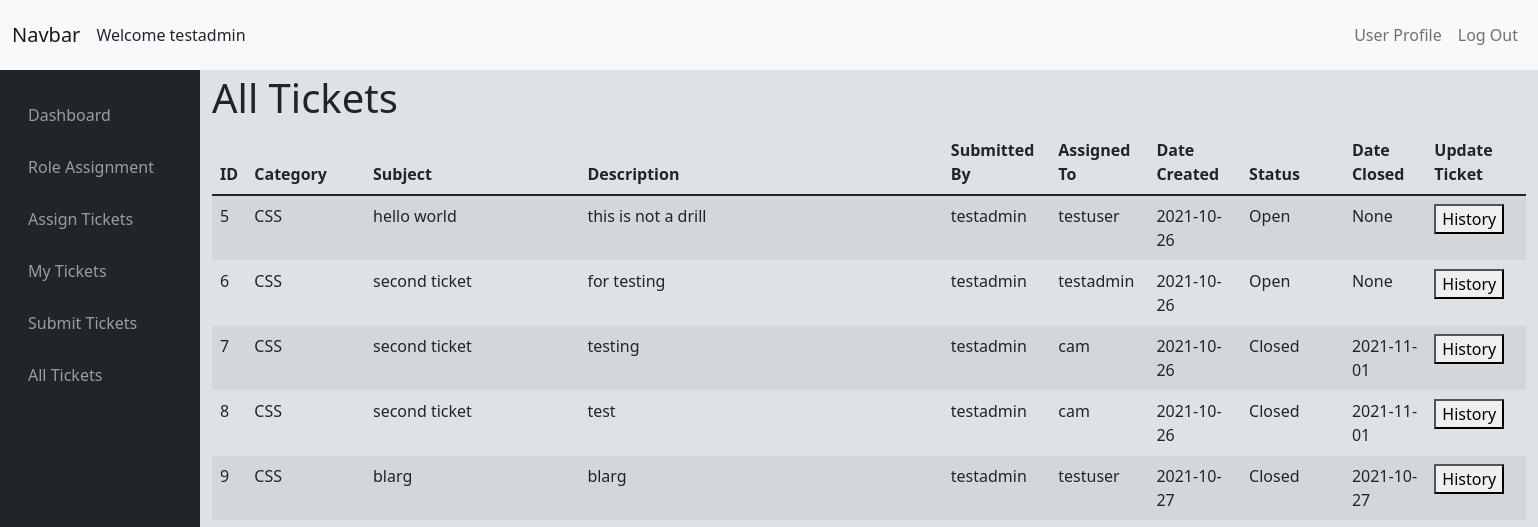
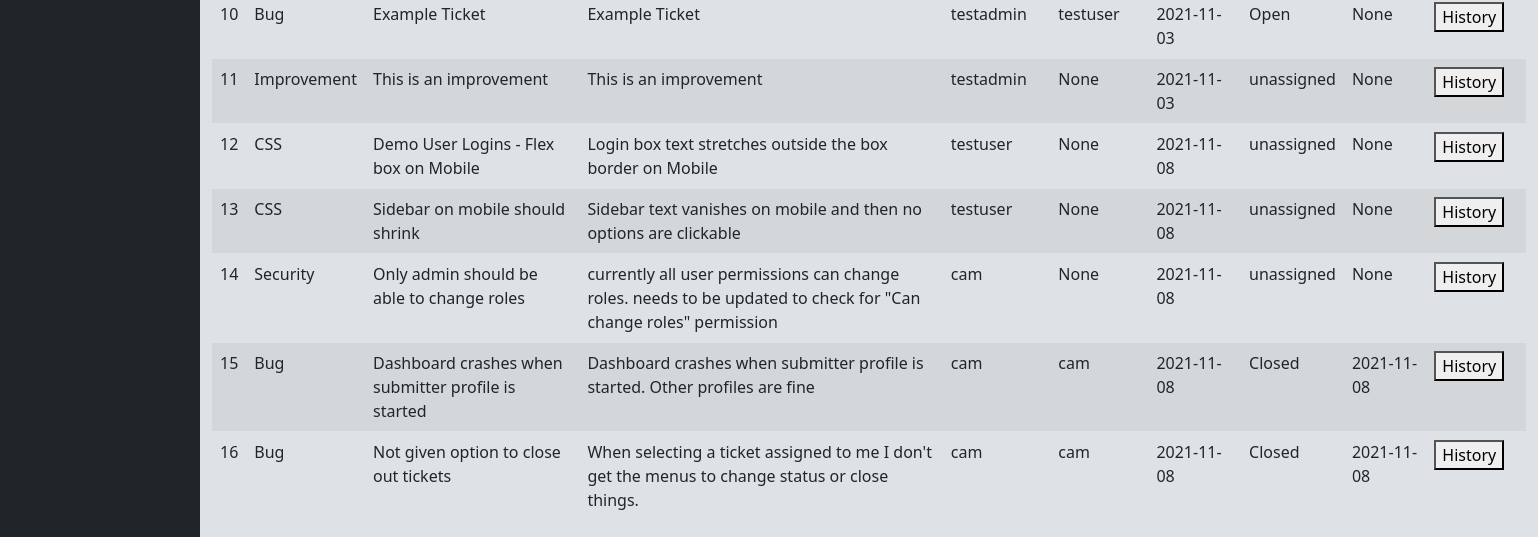
The page /issue/alltickets (signed in) on the database as committed earlier (2 pictures, top to bottom).
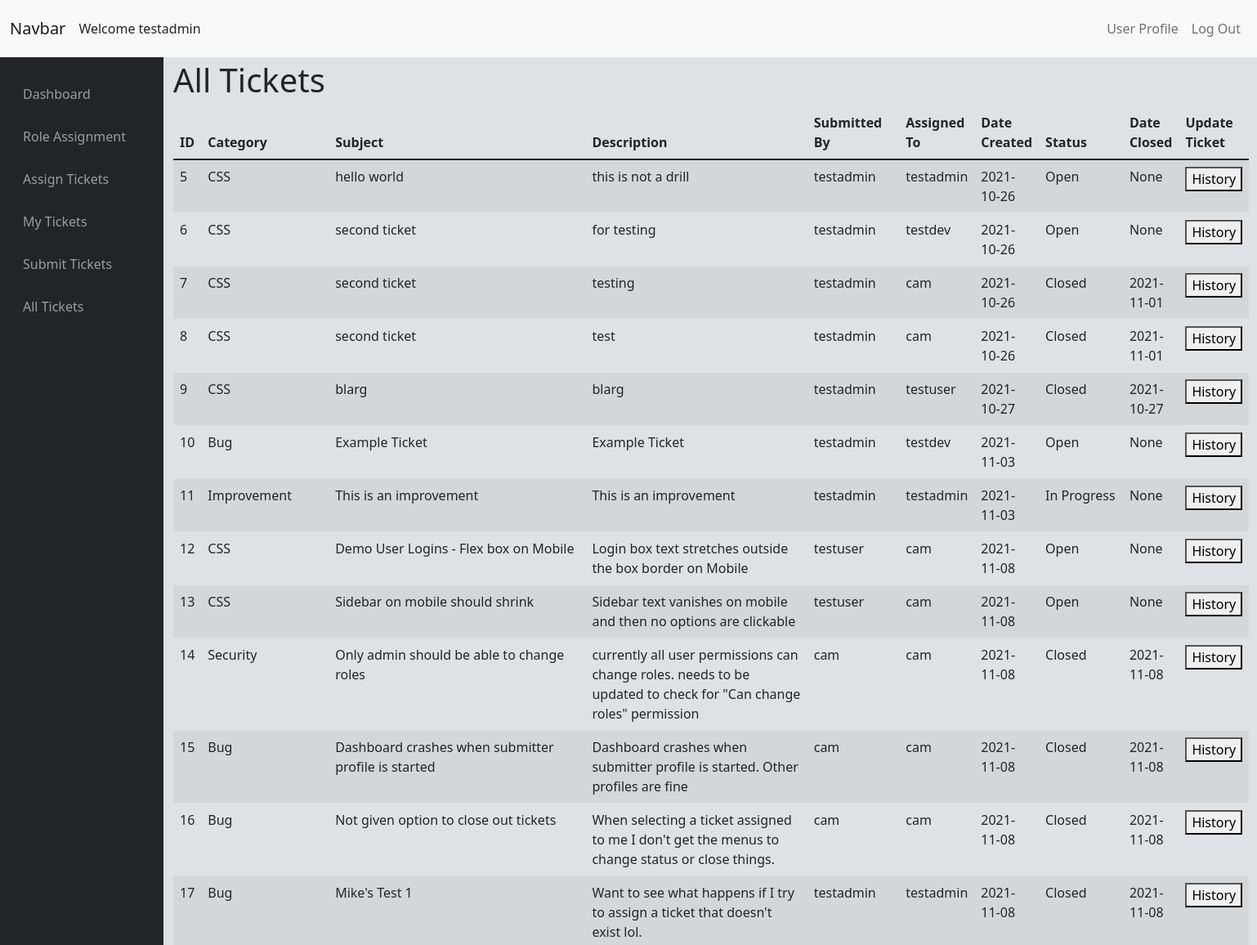
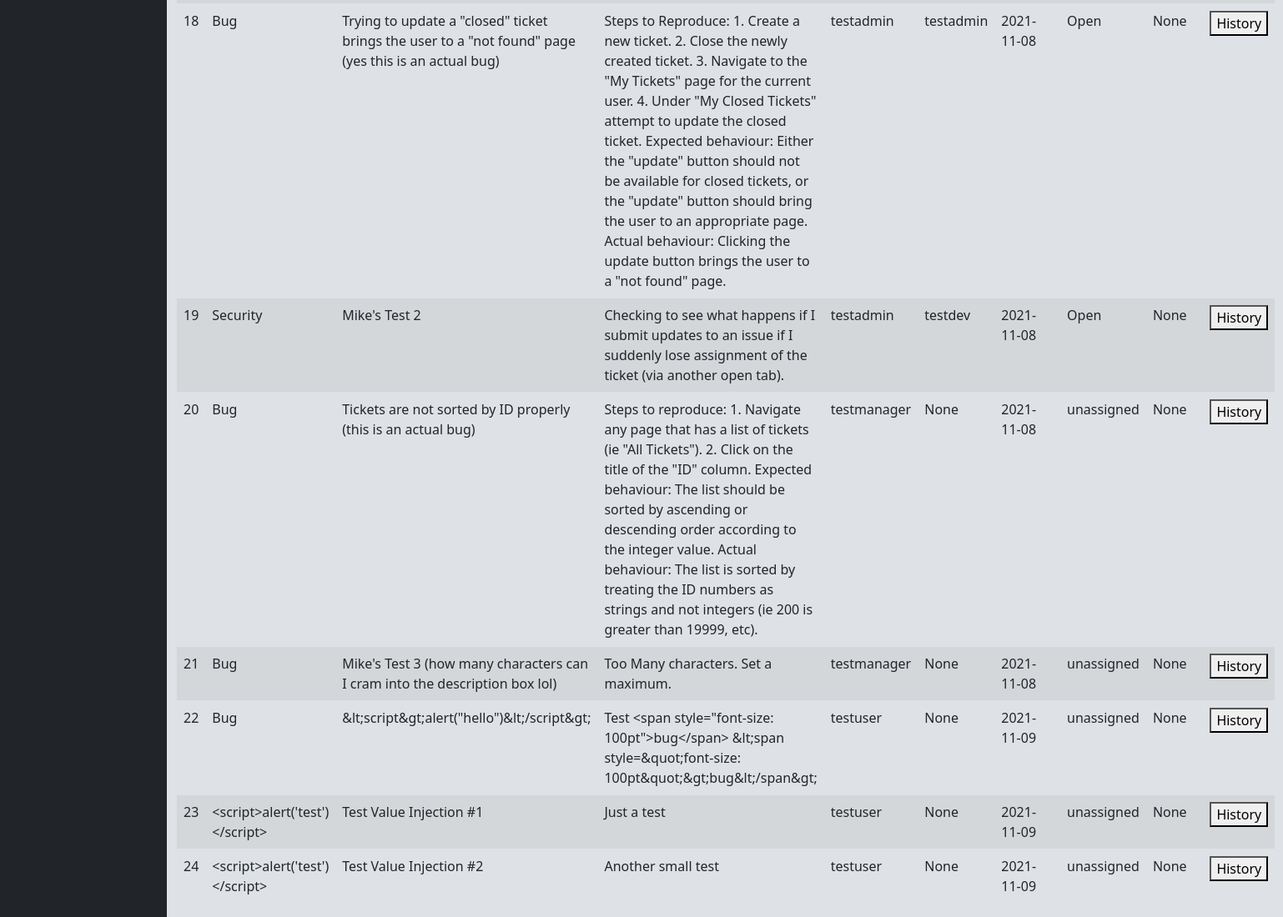
The same page on the database as committed later (2 pictures, top to bottom).
### tables this page shows
CREATE TABLE "Issues" (
	"issue_id"	INTEGER UNIQUE,
	"issue_category"	TEXT,
	"issue_subject"	TEXT,
	"issue_description"	BLOB,
	"submitter_id"	TEXT,
	"user_assigned_to"	TEXT,
	"date_created"	DATE,
	"issue_status"	TEXT,
	"date_closed"	DATE,
	PRIMARY KEY("issue_id" AUTOINCREMENT)
);

### issueTrackerViews.py (the view, shortened to what this page needs)
@issueTrack.route('/alltickets')
@login_required
def alltickets():
    if not request.args.get('id'):
        tickets = return_query("SELECT * FROM Issues")
        return render_template('alltickets.html', tickets=tickets)

### SQLhelpers.py (called while the page is built)
def SQL_connect():
    connection = sqlite3.connect(db)
    connection.row_factory = dict_factory
    return connection

def dict_factory(cursor, row):
    d = {}
    for idx, col in enumerate(cursor.description):
        d[col[0]] = row[idx]
    return d

def return_query(query, options=[]):
    connection = SQL_connect()
    cursor = connection.cursor()
    try:
        if len(options) == 0:
            result = cursor.execute(query)
        else:
            result = cursor.execute(query, options)
        result = result.fetchall()
        return result
    except Exception as err:
        print(f"Error: '{err}'")
    cursor.close()
    connection.close()

### app.py (called while the page is built)
@app.after_request
def after_request(response):
    response.headers["Cache-Control"] = "no-cache, no-store, must-revalidate"
    response.headers["Expires"] = 0
    response.headers["Pragma"] = "no-cache"
    return response

### helpers.py (called while the page is built)
def login_required(f):
    @wraps(f)
    def decorated_function(*args, **kwargs):
        if session.get("user_id") is None:
            return redirect(url_for(".login"))
        return f(*args, **kwargs)
    return decorated_function

### templates/alltickets.html (shortened to what this page needs)
{% extends "layout.html" %}
{% block main %}
<div class="mt-sm-1">
    <div class='justify-content-center align-items-center'>
        <p class='h1'>All Tickets</p>
    </div>
        <table class="table table-striped table-hover" id='table1'>
        <thead>
            <tr>
                <th onclick="sortTable(0)">ID</th>
                <th onclick='sortTable(1)'>Category</th>
                <th onclick='sortTable(2)'>Subject</th>
                <th onclick='sortTable(3)'>Description</th>
                <th onclick='sortTable(4)'>Submitted By</th>
                <th onclick='sortTable(5)'>Assigned To</th>
                <th onclick='sortTable(6)'>Date Created</th>
                <th onclick='sortTable(7)'>Status</th>
                <th onclick='sortTable(8)'>Date Closed</th>
                <th>Update Ticket</th>
            </tr>
        </thead>
        <tbody>
            {% for i in tickets %}
            <tr id="open_ticket_{{i.id}}">
                <td>{{ i.issue_id }}</td>
                <td>{{ i.issue_category }}</td>
                <td>{{ i.issue_subject }}</td>
                <td>{{ i.issue_description }}</td>
                <td>{{ i.submitter_id }}</td>
                <td>{{ i.user_assigned_to }}</td>
                <td>{{ i.date_created }}</td>
                <td>{{ i.issue_status }}</td>
                <td>{{ i.date_closed }}</td>
                <td><button onclick="window.location.href='./alltickets?id={{i.issue_id}}'">History</button></td>
            </tr>
            {% endfor %}
        </tbody>
    </table>
</div>
{% endblock %}

### templates/layout.html (shortened to what this page needs)
<!DOCTYPE html>
<html lang="en">
<head>
  <link href="https://cdn.jsdelivr.net/npm/bootstrap@5.1.3/dist/css/bootstrap.min.css" rel="stylesheet"
>
  <link rel="stylesheet" href="{{ url_for('.static', filename='styles.css') }}">
</head>
<body>
  <nav class="navbar navbar-expand-lg navbar-light bg-light" id="navbar-header">
    <div class="container-fluid">
      <a class="navbar-brand" href="#">Navbar</a>
      {% if session.user_id %}
      <div>
        Welcome {{ session.user_id }}
      </div>
      {% endif %}
      <div class="collapse navbar-collapse justify-content-end" id="navbarSupportedContent">
        {% if session.user_id %}
        <ul class="navbar-nav mb-2 mb-lg-0">
          <li class="nav-item"><a class="nav-link" href="./profile">User Profile</a></li>
          <li class="nav-item"><a class="nav-link" href="./logout">Log Out</a></li>
        </ul>
        {% else %}
        <ul class="navbar-nav mb-2 mb-lg-0">
          <li class="nav-item"><a class="nav-link" href="./">Login</a></li>
          <li class="nav-item"><a class="nav-link" href="./register">Register</a></li>
        </ul>
        {% endif %}
      </div>
    </div>
  </nav>
  <div class="container-fluid">
    <div class="row" id="main-and-sidenav-container">
      {% if session.user_id %}
      <nav class="navbar col-2 navbar-dark bg-dark align-items-start justify-content-start" id="navbar-side">
        <div class="navbar-nav d-flex flex-column align-items-top align-items-sm-start px-3 pt-2">
          <ul class="nav flex-column mb-sm-auto mb-0 align-items-center align-items-sm-start" id="menu">
            <li class="nav-item">
              <a href="./dashboard" class="nav-link">
                 <span>Dashboard</span>
              </a>
            </li>
            <li class="nav-item">
              <a href="./roles" class="nav-link">
                 <span>Role Assignment</span>
              </a>
            </li>
            <li class="nav-item">
              <a href="./assigntickets" class="nav-link">
                 <span>Assign Tickets</span>
              </a>
            </li>
            <li class="nav-item">
              <a href="./mytickets" class="nav-link">
                 <span>My Tickets</span>
              </a>
            </li>
            <li class="nav-item">
              <a href="./submitticket" class="nav-link">
                 <span>Submit Tickets</span>
              </a>
            </li>
            <li class="nav-item">
              <a href="./alltickets" class="nav-link">
                 <span>All Tickets</span>
              </a>
            </li>
          </ul>
        </div>
      </nav>
      {% endif %}
      <div class="col-10 justify-center" id="main-content-box">
        {% block main %}{% endblock %}
      </div>
    </div>
  </div>
</body>
</html>

### static/styles.css (style rules this page uses)
:root { --topNavHeight: 70px }
#main-and-sidenav-container { min-height:calc(100vh - var(--topNavHeight)); justify-content:center; background-color: #dee2e6; flex-grow: 1; height: }
#navbar-header { height:10vh; max-height:var(--topNavHeight); }
#navbar-side { max-width:200px; align-left; }
#main-content-box { flex-grow: 1; }

Rows that differ between the two databases and show on the page:
changed Issues "hello world": user_assigned_to "testuser" → "testadmin"
changed Issues "for testing": user_assigned_to "testadmin" → "testdev"
changed Issues "Example Ticket": user_assigned_to "testuser" → "testdev"
changed Issues "Improvement": user_assigned_to "None" → "testadmin"; issue_status "unassigned" → "In Progress"
changed Issues "Demo User Logins - Flex box on Mobile": user_assigned_to "None" → "cam"; issue_status "unassigned" → "Open"
changed Issues "Sidebar on mobile should shrink": user_assigned_to "None" → "cam"; issue_status "unassigned" → "Open"
changed Issues "Only admin should be able to change roles": user_assigned_to "None" → "cam"; issue_status "unassigned" → "Closed"; date_closed "None" → "2021-11-08"
added Issues: issue_id "17", issue_category "Bug", issue_subject "Mike's Test 1", issue_description "Want to see what happens if I try to assign a ticket that doesn't exist lol.", submitter_id "testadmin", user_assigned_to "testadmin", date_created "2021-11-08", issue_status "Closed", date_closed "2021-11-08"
added Issues: issue_id "18", issue_category "Bug", issue_subject "Trying to update a \"closed\" ticket brings the user to a \"not found\" page (yes this is an actual bug)", issue_description "Steps to Reproduce: 1. Create a new ticket. 2. Close the newly created ticket. 3. Navigate to the \"My Tickets\" page for the current user. 4. Under \"My Closed Tickets\" attempt to update the closed ticket. Expected behaviour: Either the \"update\" button should not be available for closed tickets, or the \"update\" button should bring the user to an appropriate page. Actual behaviour: Clicking the update button brings the user to a \"not found\" page.", submitter_id "testadmin", user_assigned_to "testadmin", date_created "2021-11-08", issue_status "Open", date_closed "None"
added Issues: issue_id "19", issue_category "Security", issue_subject "Mike's Test 2", issue_description "Checking to see what happens if I submit updates to an issue if I suddenly lose assignment of the ticket (via another open tab).", submitter_id "testadmin", user_assigned_to "testdev", date_created "2021-11-08", issue_status "Open", date_closed "None"
added Issues: issue_id "20", issue_category "Bug", issue_subject "Tickets are not sorted by ID properly (this is an actual bug)", issue_description "Steps to reproduce: 1. Navigate any page that has a list of tickets (ie \"All Tickets\"). 2. Click on the title of the \"ID\" column. Expected behaviour: The list should be sorted by ascending or descending order according to the integer value. Actual behaviour: The list is sorted by treating the ID numbers as strings and not integers (ie 200 is greater than 19999, etc).", submitter_id "testmanager", user_assigned_to "None", date_created "2021-11-08", issue_status "unassigned", date_closed "None"
added Issues: issue_id "21", issue_category "Bug", issue_subject "Mike's Test 3 (how many characters can I cram into the description box lol)", issue_description "Too Many characters. Set a maximum.", submitter_id "testmanager", user_assigned_to "None", date_created "2021-11-08", issue_status "unassigned", date_closed "None"
added Issues: issue_id "22", issue_category "Bug", issue_subject "&lt;script&gt;alert(\"hello\")&lt;/script&gt;", issue_description "Test <span style=\"font-size: 100pt\">bug</span> &lt;span style=&quot;font-size: 100pt&quot;&gt;bug&lt;/span&gt;", submitter_id "testuser", user_assigned_to "None", date_created "2021-11-09", issue_status "unassigned", date_closed "None"
added Issues: issue_id "23", issue_category "<script>alert('test')</script>", issue_subject "Test Value Injection #1", issue_description "Just a test", submitter_id "testuser", user_assigned_to "None", date_created "2021-11-09", issue_status "unassigned", date_closed "None"
added Issues: issue_id "24", issue_category "<script>alert('test')</script>", issue_subject "Test Value Injection #2", issue_description "Another small test", submitter_id "testuser", user_assigned_to "None", date_created "2021-11-09", issue_status "unassigned", date_closed "None"
